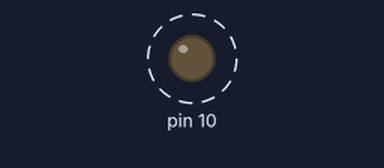
Bench run of a sketch on a simulated Arduino Uno, built with avr-gcc and run on an emulated ATmega328P. Parts: output pins drawn as LEDs (lit = HIGH). Dashed ring = blinking. What the sketch prints to the serial monitor is not drawn.

Above: at 0.5 s.
Timing chart, 0 to 4.6 s (numbered marks = the images above):
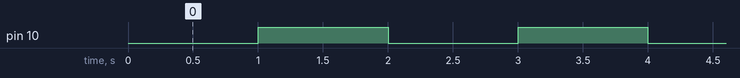

The sketch:

LED_Control_by_Bluetooth_and_Timer.ino
```cpp
/*In this program the Timer will be ON and OFF as per the singal comming from the mobile via Bluetooth device HC-05.
When the Timer on it will start counting the second in i variable. When Stop will come from Mobile the Timer will be
STOP and Time will be reset to 0.

connection detals
TX of Bluetooth - Pin 2 of Arduino
RX of Bluetooth - Pin 3 of Arduino
VCC - 5V
GND-GND
LED - Pin 10 of Arduino

Date- February, 2022
Made by - Uttam Basu
Mobile Application- https://play.google.com/store/apps/details?id=com.csa.bluetoothremote&hl=en
For more example- https://github.com/UttamBasu
*/

#include<SoftwareSerial.h>
SoftwareSerial mySerial(2, 3);          // RX, TX for Bluetooth

boolean toggle1 = 0;
void setup()
{
  Serial.begin(9600);
  mySerial.begin(9600);
  pinMode(10, OUTPUT);

  //For 1 Second Time Generate on Timer 1.
  cli();                                //stop interrupts
  TCCR1A = 0;                           // set entire TCCR1A register to 0
  TCCR1B = 0;                           // same for TCCR1B
  TCNT1  = 0;                           //initialize counter value to 0
  OCR1A = 15624;                        // = (16*10^6) / (1*1024) - 1 (must be <65536)
  TCCR1B |= (1 << WGM12);               // turn on CTC mode
  TCCR1B |= (1 << CS12) | (1 << CS10);  // Set CS12 and CS10 bits for 1024 prescaler
  TIMSK1 |= (1 << OCIE1A);              // enable timer compare interrupt
  sei();                                //allow interrupts
}

int i = 0;
//Application of Timer Interrupt
ISR(TIMER1_COMPA_vect)                  //Timer1 interrupt 1Hz toggles pin 10 (LED)
{
  //Generates pulse wave of frequency 1Hz/2 = 0.5Hz (takes two cycles for full wave- toggle high then toggle low)
  if (toggle1)
  {
    digitalWrite(10, HIGH);
    toggle1 = 0;
    i++;
    Serial.println(i);
  }
  else
  {
    digitalWrite(10, LOW);
    toggle1 = 1;
    i++;
    Serial.println(i);
  }
}

void loop()
{
  if (mySerial.available() > 0)
  {
    char c = mySerial.read();
    if (c == 'a')
    {
      digitalWrite(10, LOW);
      TCCR1B = 0;                             //stop timer
      TCCR1B |= (0 << WGM12);                 //for timer1
      i = 0;
    }
    else if (c == 'b')
    {
      TCCR1B = 1;                           //start timer
      TCCR1B |= (1 << WGM12);               //for timer1
      TCCR1B |= (1 << CS12) | (1 << CS10);  // Set CS12 and CS10 bits for 1024 prescaler
    }
    else
    {

    }
  }
}
```

Measured:
- by itself, pin 10: alternates HIGH for 1.0 s and LOW for 1.0 s
